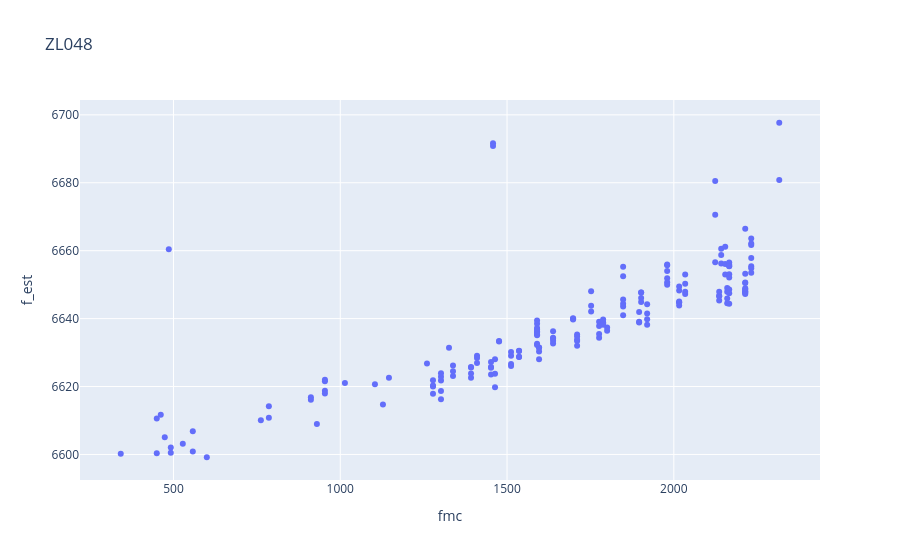
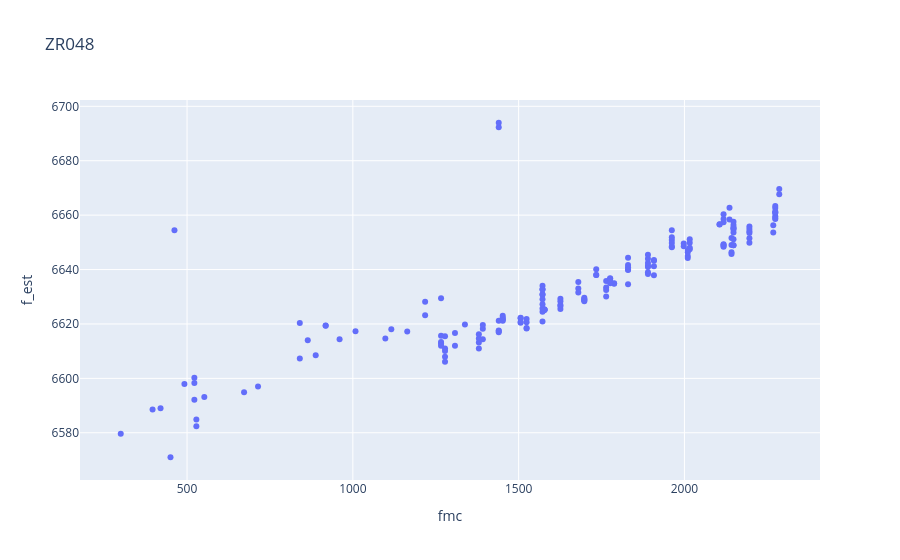

Here is the notebook cell these charts were saved with, in order:
### Code cell
f_str = "048"

zl_f = data_all[data_all["cam"]==f"ZL{f_str}"].copy().reset_index()
zr_f = data_all[data_all["cam"]==f"ZR{f_str}"].copy().reset_index()

fig = px.scatter(zl_f, x="fmc", y="f_est", hover_data=["index", "name"], title=f"ZL{f_str}")
fig.show()


fig = px.scatter(zr_f, x="fmc", y="f_est", hover_data=["index", "name"], title=f"ZR{f_str}")
fig.show()

### Figure 1 — Plotly figure (JSON) as saved in the notebook; plotly's stock layout.template omitted (floating-point values rounded to 4 significant figures; data arrays with more than 128 entries replaced by an {"elided": "..."} marker saying what was removed)
{"data": [{"customdata": {"elided": "185x2 mixed values"}, "hovertemplate": "fmc=%{x}<br>f_est=%{y}<br>index=%{customdata[0]}<br>name=%{customdata[1]}<extra></extra>", "legendgroup": "", "marker": {"color": "#636efa", "symbol": "circle"}, "mode": "markers", "name": "", "orientation": "v", "showlegend": false, "type": "scatter", "x": {"elided": "185 int values"}, "xaxis": "x", "y": {"elided": "185 float values"}, "yaxis": "y"}], "layout": {"legend": {"tracegroupgap": 0}, "title": {"text": "ZL048"}, "xaxis": {"anchor": "y", "domain": [0, 1], "title": {"text": "fmc"}}, "yaxis": {"anchor": "x", "domain": [0, 1], "title": {"text": "f_est"}}}}

### Figure 2 — Plotly figure (JSON) as saved in the notebook; plotly's stock layout.template omitted (floating-point values rounded to 4 significant figures; data arrays with more than 128 entries replaced by an {"elided": "..."} marker saying what was removed)
{"data": [{"customdata": {"elided": "181x2 mixed values"}, "hovertemplate": "fmc=%{x}<br>f_est=%{y}<br>index=%{customdata[0]}<br>name=%{customdata[1]}<extra></extra>", "legendgroup": "", "marker": {"color": "#636efa", "symbol": "circle"}, "mode": "markers", "name": "", "orientation": "v", "showlegend": false, "type": "scatter", "x": {"elided": "181 int values"}, "xaxis": "x", "y": {"elided": "181 float values"}, "yaxis": "y"}], "layout": {"legend": {"tracegroupgap": 0}, "title": {"text": "ZR048"}, "xaxis": {"anchor": "y", "domain": [0, 1], "title": {"text": "fmc"}}, "yaxis": {"anchor": "x", "domain": [0, 1], "title": {"text": "f_est"}}}}
